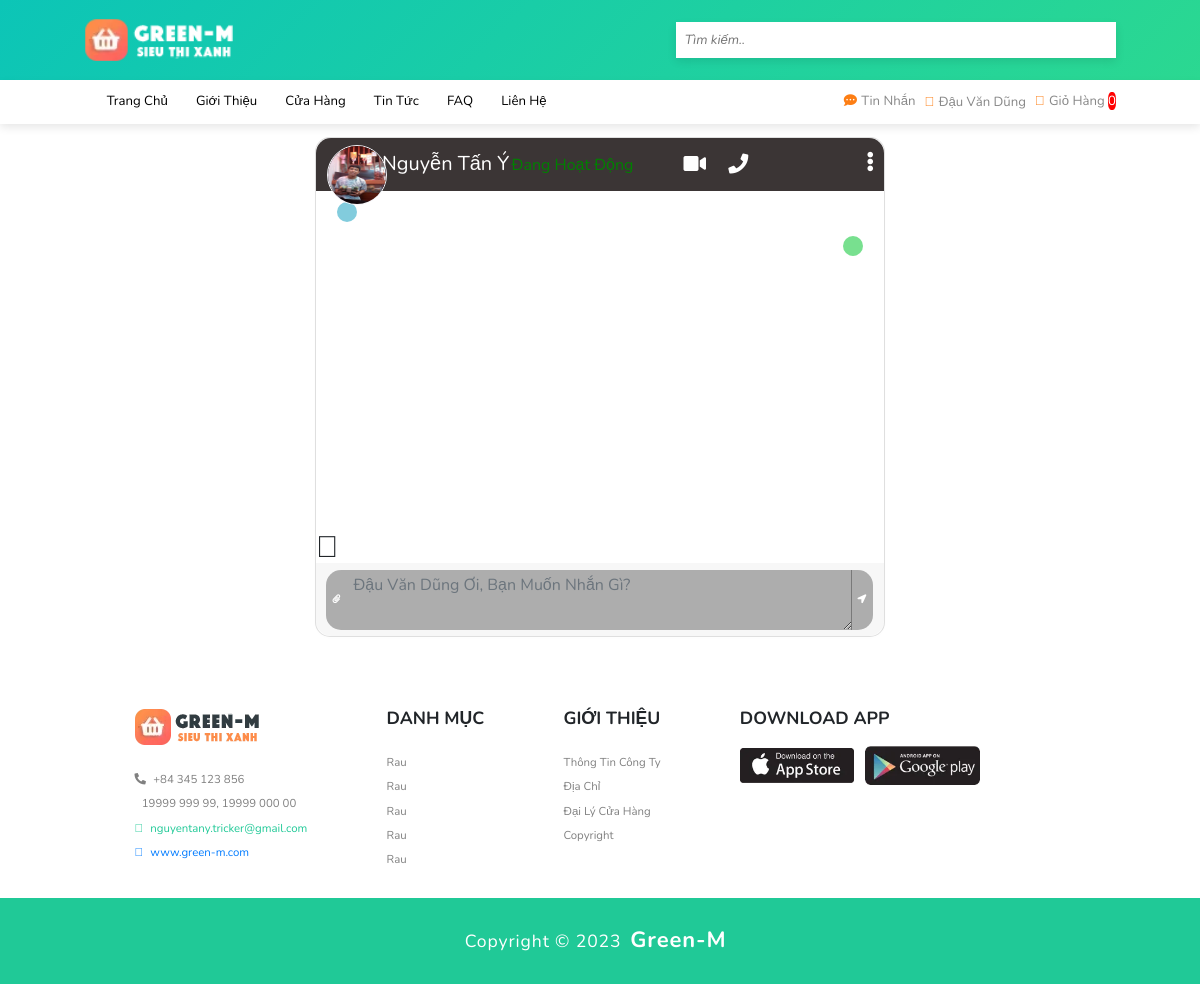
The page /public/index.php?act=mess_chat&from=7&to=1 (signed in) on the database as committed earlier.
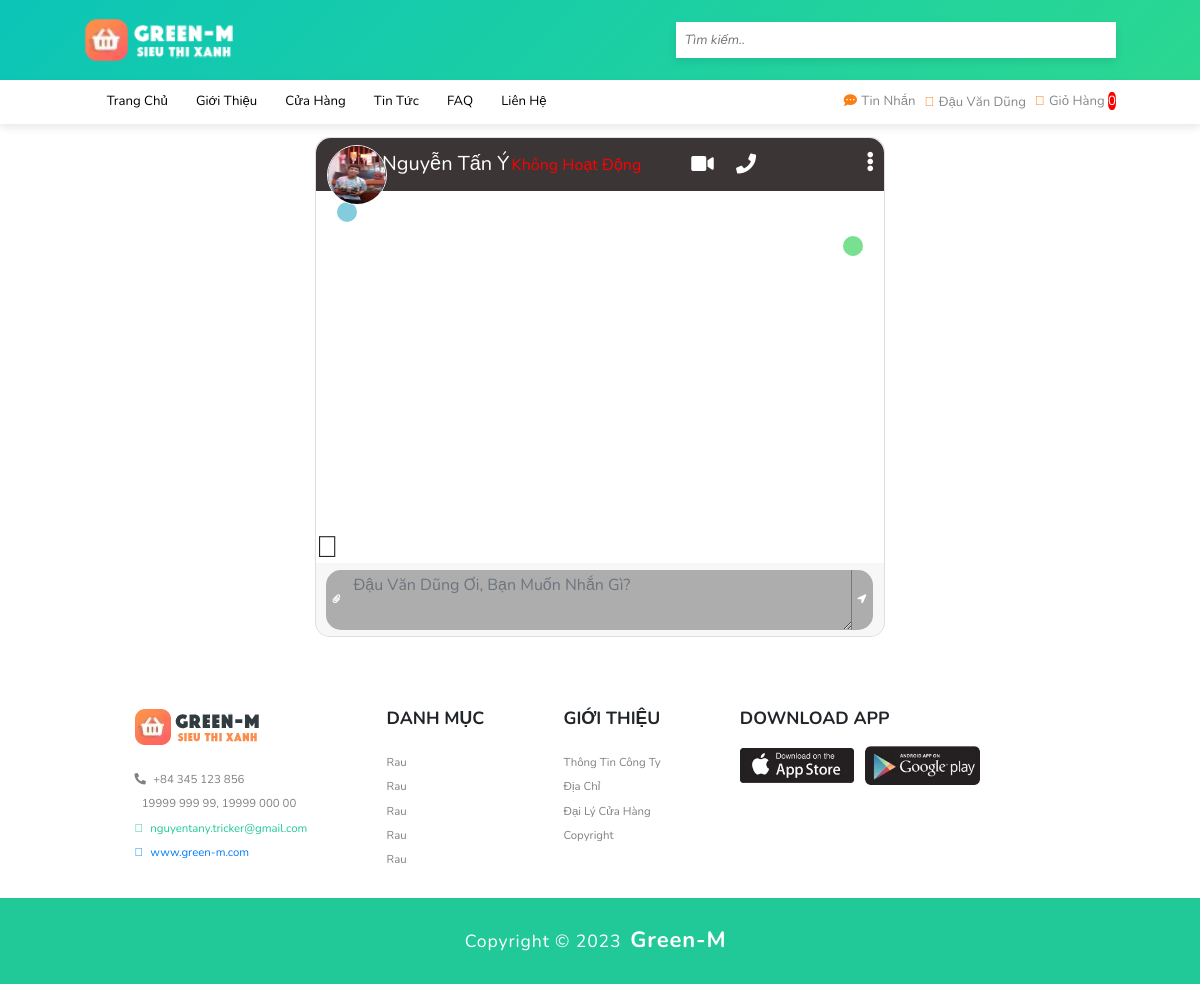
The same page on the database as committed later.
### tables this page shows
CREATE TABLE `account` (
  `account_id` int(123) NOT NULL,
  `account_name` longblob NOT NULL,
  `account_sex` varchar(3) NOT NULL,
  `account_address` varchar(80) NOT NULL,
  `account_number_pay` varchar(25) NOT NULL,
  `account_pay` varchar(15) NOT NULL,
  `account_avt` varchar(299) NOT NULL DEFAULT 'view/images/account/user.png',
  `account_username` varchar(30) NOT NULL,
  `account_email` varchar(40) NOT NULL,
  `account_verified_mail` varchar(15) NOT NULL DEFAULT 'Chưa xác thực',
  `account_phone` varchar(10) NOT NULL,
  `account_pass` varchar(100) NOT NULL,
  `account_position` varchar(20) NOT NULL DEFAULT 'Khách hàng',
  `account_notify` varchar(100) NOT NULL,
  `account_status` varchar(30) NOT NULL DEFAULT 'Offline',
  `time_reg` timestamp NOT NULL DEFAULT current_timestamp()
);

### public/model_dao/connect.php (called while the page is built, shortened)
<?php
    class dao_con {
        function conn_db() {
            $sqlServer = "mysql:host=localhost; dbname=green_m8683";
            $username = "root";
            $password = "";
            try {
                $conn = new PDO($sqlServer, $username, $password);
                $conn->setAttribute(PDO::ATTR_ERRMODE, PDO::ERRMODE_EXCEPTION);
            } catch(PDOException $e) {
                echo 'Ket noi database that bai do ' . $e->getMessage();
            }
            return $conn;
        }
        function conn_show_one($sql) {
            $conn = $this->conn_db();
            $sqlBindParam = array_slice(func_get_args(), 1);
            try {
                $stmt = $conn->prepare($sql);
                $stmt->execute($sqlBindParam);
                $ketqua = $stmt->fetch();
                return $ketqua;
            } catch (PDOException $e) {
                throw $e;
            } finally {
                unset($conn);
            }
        }
    }
?>

### public/model_dao/message.php (called while the page is built, shortened)
<?php
    include_once "connect.php";
    class mess_lass extends dao_con {
        function show_mess_info($a) {
            $sql = "SELECT *
                    FROM account
                    WHERE account_id = ?
            ";
            return $this->conn_show_one($sql, $a);
        }
    }
?>

### public/view/mess_chat.php (the view, shortened to what this page needs)
<br>
<div class="col-md-6 col-xl-6 chat">
    <div class="card">
        <div class="card-header msg_head" style="background: rgb(59, 53, 53);">
            <div class="d-flex bd-highlight">
                <div class="img_cont_msg avt_to_9">
                    <img style="position: relative; z-index: 999999;" src="<?=$show_mess_info['account_avt']?>" class="rounded-circle user_img">
                </div>
                <div class="user_info">
                    <span><?=$show_mess_info['account_name']?></span>
                    <?php
                        if($show_mess_info['account_status'] == "Online") {
                            echo '<label style="color: green; font-size: 16px;">Đang hoạt động</label>';
                        } else {
                            echo '<label style="color: red; font-size: 16px;">Không hoạt động</label>';
                        }
                    ?>
                </div>
                <div class="video_cam">
                    <span><i class="fas fa-video"></i></span>
                    <span><i class="fas fa-phone"></i></span>
                </div>
            </div>
            <span id="action_menu_btn"><i class="fas fa-ellipsis-v"></i></span>
        </div>
        <div class="card-body msg_card_body">
            <div class="d-flex justify-content-start mb-4">
                <div class="msg_cotainer">
                </div>
            </div>
            <div class="d-flex justify-content-end mb-4">
                <div class="msg_cotainer_send">
                </div>
            </div>
        </div>
        <div class="bocpause"><i style="font-size: 30px; cursor: pointer;" class="fad fa-pause-circle pauseline"></i></div>
        <div class="card-footer">
            <div class="input-group">
                <div class="input-group-append">
                    <span class="input-group-text attach_btn"><i class="fas fa-paperclip"></i></span>
                </div>
                <textarea name="" class="form-control type_msg" style="font-size: 16px;" placeholder="<?=$_SESSION['83x86']['account_name']?> ơi, bạn muốn nhắn gì?"></textarea>
                <div class="input-group-append">
                    <span class="input-group-text send_btn"><i class="fas fa-location-arrow"></i></span>
                </div>
            </div>
        </div>
    </div>
</div>

### public/view/header.php (shortened to what this page needs)
<!DOCTYPE html>
<html lang="en">
<head>
    <link rel="stylesheet" href="view/css/style.css?v=<?php echo time(); ?>">
    <link rel="stylesheet" href="view/css/media.css?v=<?php echo time(); ?>">
    <link rel="stylesheet" href="https://pro.fontawesome.com/releases/v5.10.0/css/all.css" />
    <link href="https://cdn.jsdelivr.net/npm/bootstrap@4.5.0/dist/css/bootstrap.min.css" rel="stylesheet">
</head>
<body>
    <header class="header">
        <div class="header-1">
            <a href="?" class="logo loadkkk"><img width="150px" src="view/images/logo-1.webp" alt=""></a>
            <div class="search-box-container">
                <input type="search" id="search-box" placeholder="Tìm kiếm..">
            </div>
        </div>
        <div class="header-2">
            <nav class="navbar">
                <a href="index.php" class="loadkkk">Trang chủ</a>
                <a href="index.php?act=about" class="loadkkk">Giới thiệu</a>
                <a href="index.php?act=shop&page=1&start=0" class="loadkkk">Cửa hàng</a>
                <a href="?act=blog&page=1&start=0" class="loadkkk">Tin tức</a>
                <a href="?">FAQ</a>
                <a href="index.php?act=contact" class="loadkkk">Liên hệ</a>
            </nav>
            <div class="icons">
                <?php
                    if(isset($_SESSION['83x86'])) {
                        echo '
                        <a href="?act=message" class="loadkkk"><i class="fas fa-comment-dots"></i>Tin nhắn</a>
                        <ul class="btn-user account-father">
                            <button class="account-name"><i class="fad fa-user-alt"></i>'. $_SESSION['83x86']['account_name'] .'</button>
                            <ul class="account-con">
                                <li><a class="loadkkk" href="?act=profile">Hồ sơ cá nhân</a></li>
                                <li><a class="loadkkk" href="index.php?act=logout&checkkkk=">Đăng xuất</a></li>
                            </ul>
                        </ul>
                        ';
                    }
                ?>
                <a href="index.php?act=cart" class="cart_demo_live loadkkk"><i class="fad fa-shopping-cart"></i>Giỏ hàng <span class="number_cart" style="background: red; border-radius: 40%; color: white;">0</span></a>
            </div>
        </div>
    </header>

### public/index.php (shortened to what this page needs)
<?php
    extract($_REQUEST);
    include_once "view/header.php";
    include_once "model_dao/product.php";
    $product = new product_lass();
    $category = new category_lass();
?>
<?php
    if(isset($act)) {
        switch($act) {
            case 'mess_chat':
                if(isset($_SESSION['83x86'])) {
                    include_once "model_dao/message.php";
                    $mess = new mess_lass();
                    $show_mess_info = $mess->show_mess_info($to);
                }
                include_once "view/mess_chat.php";
                break;
        }
    } else {
        $show_product_home = $product->show_product_home();
        $show_product_top = $product->show_product_top();
        $show_category_home = $category->show_category_home();
        include_once "view/home.php";
    }
    include_once "view/footer.php";
?>

### public/view/footer.php (shortened to what this page needs)
<?php
if (!isset($act) || $act == "home") {
    echo '
                <section class="footer">
                    <div class="wrapper">
                    <div class="feature-box">
                        <i class="fad fa-truck"></i>
                        <div class="content">
                            <h3>Hỗ trợ vận chuyển</h3>
                            <p>Miễn phí vận chuyển trong nước <br> và $2 vận chuyển ngoài nước.</p>
                        </div>
                    </div>
                    <div class="feature-box">
                        <i class="fas fa-shopping-basket"></i>
                        <div class="content">
                            <h3>Đảm bảo chất lượng</h3>
                            <p>Cam kết chất lượng sản phẩm 100% sạch.</p>
                        </div>
                    </div>
                    <div class="feature-box">
                        <i class="fas fa-tag"></i>
                        <div class="content">
                            <h3>Ưu đãi ngập nhà</h3>
                            <p>Nhà nhà người người ai cũng được giảm giá <br> chỉ có tại <b style="color: red;">GREEN</b>-<b style="color: green;">M</b>.</p>
                        </div>
                    </div>
                    </div>
                    <div class="box-container">
                    <div class="box">
                        <img src="view/images/logo-footer-1.webp" alt="">
                        <div class="icons icon-1">
                            <a href="#"><i class="fas fa-phone-alt"></i> +84 345 123 856</a>
                            <a href="#"><i class="fas fa-mobile-android-alt"></i> 19999 999 99, 19999 000 00</a>
                            <a href="mailto:nguyentany.tricker@gmail.com"><i class="fad fa-envelope"></i> nguyentany.tricker@gmail.com</a>
                            <a href="#"><i class="fal fa-globe"></i> www.green-m.com</a>
                        </div>
                    </div>
                    <div class="box">
                        <h2>Danh Mục</h2>
                        <div class="icons">
                            <a href="#">Rau</a>
                            <a href="#">Rau</a>
                            <a href="#">Rau</a>
                            <a href="#">Rau</a>
                            <a href="#">Rau</a>
                        </div>
                    </div>
                    <div class="box">
                        <h2>Giới thiệu</h2>
                        <div class="icons">
                            <a href="#">Thông tin công ty</a>
                            <a href="#">Địa chỉ</a>
                            <a href="#">Đại lý cửa hàng</a>
                            <a href="#">Copyright</a>
                        </div>
                    </div>
                    <div class="box">
                        <h2>Download App</h2>
                        <div class="image">
                            <img src="view/images/apple.webp" alt="">
                            <img src="view/images/google-play.webp" alt="">
                        </div>
                    </div>
                    </div>
                </section>
                <div class="credit"> Copyright © 2023 <span> Green-M </span></div>
            </body>
            </html>
        ';
} else {
    echo '
                <section class="footer">
                    <div class="box-container">
                    <div class="box">
                        <img src="view/images/logo-footer-1.webp" alt="">
                        <div class="icons icon-1">
                            <a href="#"><i class="fas fa-phone-alt"></i> +84 345 123 856</a>
                            <a href="#"><i class="fas fa-mobile-android-alt"></i> 19999 999 99, 19999 000 00</a>
                            <a href="mailto:nguyentany.tricker@gmail.com"><i class="fad fa-envelope"></i> nguyentany.tricker@gmail.com</a>
                            <a href="#"><i class="fal fa-globe"></i> www.green-m.com</a>
                        </div>
                    </div>
                    <div class="box">
                        <h2>Danh Mục</h2>
                        <div class="icons">
                            <a href="#">Rau</a>
                            <a href="#">Rau</a>
                            <a href="#">Rau</a>
                            <a href="#">Rau</a>
                            <a href="#">Rau</a>
                        </div>
                    </div>
                    <div class="box">
                        <h2>Giới thiệu</h2>
                        <div class="icons">
                            <a href="#">Thông tin công ty</a>
                            <a href="#">Địa chỉ</a>
                            <a href="#">Đại lý cửa hàng</a>
                            <a href="#">Copyright</a>
                        </div>
                    </div>
                    <div class="box">
                        <h2>Download App</h2>
                        <div class="image">
                            <img src="view/images/apple.webp" alt="">
                            <img src="view/images/google-play.webp" alt="">
                        </div>
                    </div>
                    </div>
                </section>
                <div class="credit"> Copyright © 2023 <span> Green-M </span></div>
            </body>
            </html>
        ';
}
?>

### public/view/css/style.css (style rules this page uses)
:root { --red: #dc3545; --orange: #fd7e14; --green: #28a745; --teal: #20c997; --info: #17a2b8; --blue: #007bff; --primary: #ff253a; }
* { margin: 0; padding: 0; box-sizing: border-box; outline: none; text-transform: capitalize; font-family: 'Nunito', sans-serif; text-decoration: none; border: none; transition: all .3s linear; }
html { font-size: 62.5%; overflow-x: hidden; scroll-behavior: smooth; scroll-padding-top: 6.5rem; }
body { background: #eff7fa; color: #888; }
.header-1 { background: linear-gradient(135deg, #0cc5b7 0%, #2bd891 100%); display: flex; align-items: center; justify-content: space-between; padding: 2rem 7%; }
.header-1 .search-box-container { position: relative; display: flex; width: 50rem; height: 4rem; background: #fff; box-shadow: 0 .5rem 1rem rgba(0, 0, 0, .1); }
.header-1 .search-box-container #search-box { width: 100%; height: 100%; padding: 1rem; font-size: 1.5rem; color: #333; font-style: italic; background: none; text-transform: none; border-radius: .5rem; }
.header-2 { background: #fff; display: flex; align-items: center; justify-content: space-between; padding: 0 7%; height: 5rem; box-shadow: 0 .5rem 1rem rgba(0, 0, 0, .1); position: relative; }
.header-2 .navbar a { font-size: 1.5rem; color: #000; padding: 1.5rem; font-weight: normal; margin: 0 .1rem; }
.header-2 .icons a, .header-2 .icons button { font-size: 1.5rem; background: none; color: #888; padding-left: 1rem; font-weight: normal; }
.header-2 .icons { display: flex; justify-content: center; align-items: center; }
.header-2 .icons a i, .header-2 .icons button i { color: var(--orange); margin-right: .5rem; }
section { padding: 3rem 9%; }
.box-container { display: grid; grid-template-columns: .8fr 2.5fr; gap: 1.5rem; }
.footer { background: #fff; margin-top: 3rem; }
.footer .box-container { padding-top: 5rem; display: flex; flex-wrap: wrap; gap: 3rem; }
.footer .box-container .box { flex-basis: 1 1 30rem; padding: 0 3rem; }
.footer .box-container .box .icons { margin-top: 2.5rem; }
.footer .box-container .box .icons a { display: block; padding: .4rem 0; font-size: 1.3rem; color: #808080; }
.footer .box-container .box .icon-1 a:nth-child(3) { color: var(--teal); text-transform: none; }
.footer .box-container .box .icon-1 a:nth-child(4) { color: var(--blue); text-transform: none; }
.footer .box-container .box .icons i { margin-right: .5rem; }
.footer .box-container .box h2 { font-size: 2rem; text-transform: uppercase; font-weight: bold; }
.footer .box-container .box .image { margin-top: 2rem; }
.footer .box-container .box .image img { width: 13rem; margin-right: 1rem; cursor: pointer; }
.credit { display: flex; align-items: center; justify-content: center; font-size: 2rem; color: #fff; background: var(--teal); padding: 3rem 0; letter-spacing: .1rem; }
.credit span { font-size: 2.5rem; font-weight: bold; margin: 0 1rem; }
.footer .box-container { padding-top: 2rem; }
@media (max-width: 1200px) { html { font-size: 55%; } }
.card { background-clip: padding-box; box-shadow: 0 1px 4px rgba(24, 28, 33, 0.012); }
.account-name { position: relative; top: 5px; }

### public/view/css/media.css (style rules this page uses)
@media (max-width: 1200px) { html { font-size: 55%; } }

Rows that differ between the two databases and show on the page:
changed account "Nguyễn Tấn Ý": account_status "Online" → "Khóa" (drawn)
Other text that changed with them:
text no longer shown: "Đang Hoạt Động"
text now shown: "Không Hoạt Động"
